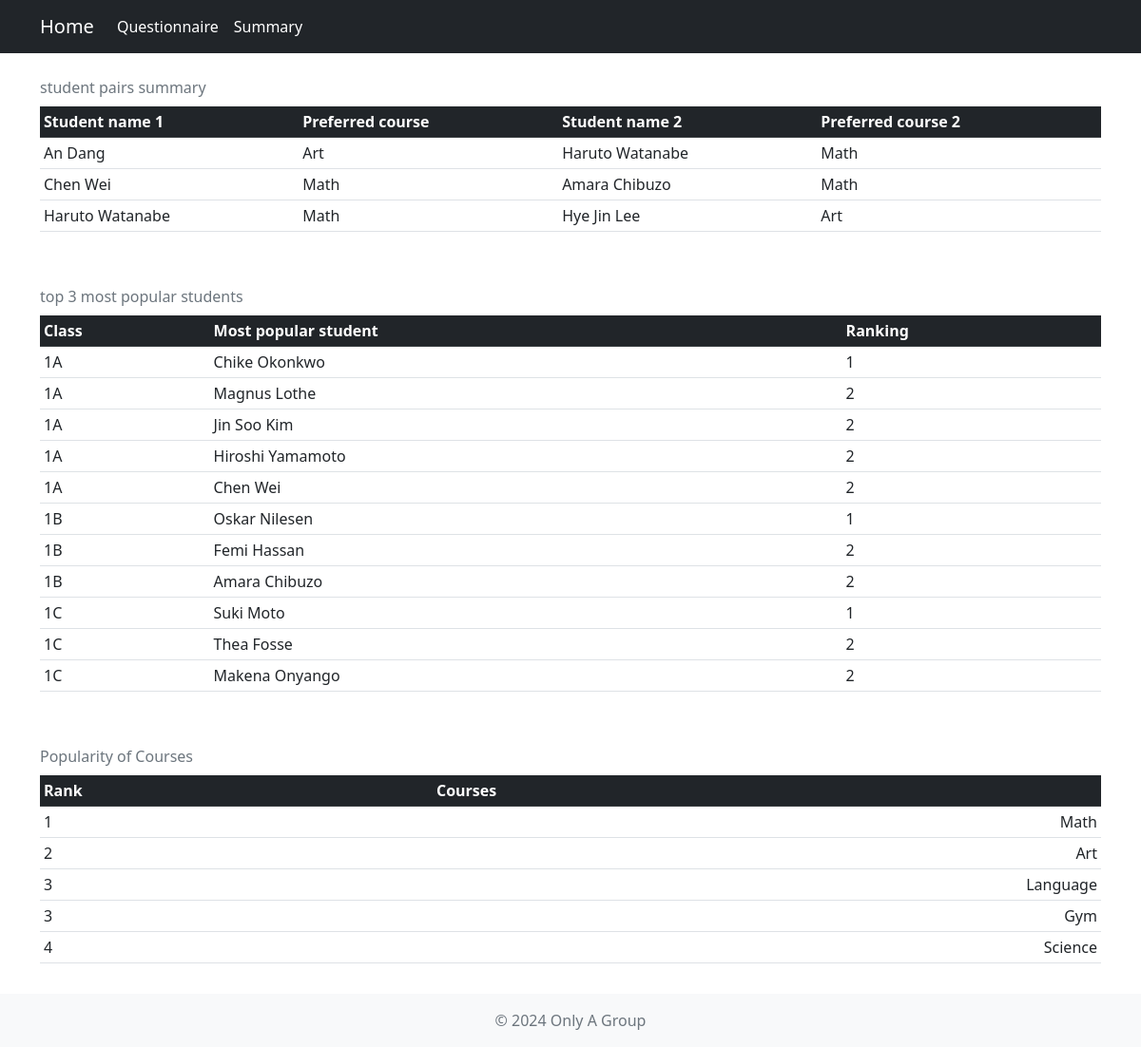
Page /summary on the committed database.
### tables this page shows
CREATE TABLE student
(
  student_name TEXT NOT NULL UNIQUE,
  student_id INTEGER NOT NULL PRIMARY KEY AUTOINCREMENT,
  class_id INTEGER NOT NULL,
  FOREIGN KEY (class_id) REFERENCES class(class_id)
);

CREATE TABLE course
(
  course_id INTEGER NOT NULL PRIMARY KEY AUTOINCREMENT,
  course_name TEXT NOT NULL UNIQUE
);

### app.py (the view)
@app.route('/summary')
def summary():
    cursor = get_db().cursor()
    cursor.execute(
        """
        SELECT s1.student_name, c1.course_name, s2.student_name AS preferred_student_name, c2.course_name AS preferred_student_preferred_course
        FROM (
            SELECT p1.student_id, p1.course_id, p2.student_id AS p2_student_id, p2.course_id AS p2_course_id
            FROM preference AS p1
            JOIN preference AS p2
            ON (p1.preferred_student_id_1=p2.student_id OR p1.preferred_student_id_2=p2.student_id OR p1.preferred_student_id_3=p2.student_id)
            AND (p1.student_id=p2.preferred_student_id_1 OR p1.student_id=p2.preferred_student_id_2 OR p1.student_id=p2.preferred_student_id_3)
            WHERE p1.student_id<p2.student_id
            ) AS a
        JOIN student s1 ON a.student_id=s1.student_id
        JOIN student s2 ON a.P2_student_id=s2.student_id
        JOIN course c1 ON a.course_id=c1.course_id
        JOIN course c2 ON a.p2_course_id=c2.course_id
         """
             )
    student_pairs=cursor.fetchall()
    cursor.execute(
        """
    SELECT class_name, student_name, ranking
    FROM(
        SELECT c.class_name, s.student_name, COUNT(*) AS counts, DENSE_RANK() OVER(PARTITION BY c.class_id ORDER BY COUNT(*) DESC) AS ranking
        FROM student s
        JOIN preference p ON p.preferred_student_id_1=s.student_id
        JOIN class c ON s.class_id=c.class_id
        GROUP BY class_name, student_name
        )
    WHERE ranking<=3

        """
    )
    popular_students=cursor.fetchall()
    cursor.execute(
        """
        SELECT DENSE_RANK() OVER (ORDER BY COUNT(*) DESC) AS rank, c.course_name
        FROM course c
        JOIN preference p ON c.course_id=p.course_id
        GROUP BY c.course_id, c.course_name
        ORDER BY COUNT(*) DESC
        """
    )
    popular_courses=cursor.fetchall()
    return render_template('summary.html', student_pairs=student_pairs, popular_students=popular_students, popular_courses=popular_courses)

### app.py (called while the page is built)
def get_db():
    if "db" not in g:
        g.db = sqlite3.connect(DATABASE)
        g.db.row_factory = sqlite3.Row  # Checks if database connection is open, if not opens new connection
        g.db.execute("PRAGMA foreign_keys=ON")
    return g.db

### templates/summary.html (shortened to what this page needs)
{% extends "template.html" %}
{% block main %}
<div class="container-lg my-3">
      <div class="table-responsive">
        <table class="table table-sm table-hover">
          <caption class="caption-top">student pairs summary</caption>
          <thead class="table-dark">
            <tr>
              <th scope="col">Student name 1</th>
              <th scope="col">Preferred course</th>
              <th scope="col">Student name 2</th>
              <th scope="col">Preferred course 2</th>
            </tr>
          </thead>
          <tbody>
            {% for row in student_pairs %}
            <tr>
              <td>{{ row['student_name'] }}</td>
              <td>{{ row['course_name']}}</td>
              <td>{{ row['preferred_student_name'] }}</td>
              <td>{{ row['preferred_student_preferred_course'] }}</td>
            </tr>
            {% endfor %}
          </tbody>
        </table>
      </div>
    </div>
    <div class="container-lg my-3">
      <div class="table-responsive">
        <table class="table table-sm table-hover">
          <caption class="caption-top">top 3 most popular students </caption>
          <thead class="table-dark">
            <tr>
              <th scope="col">Class</th>
              <th scope="col">Most popular student</th>
              <th scope="col">Ranking</th>
            </tr>
          </thead>
          <tbody>
            {% for row in popular_students %}
            <tr>
              <td>{{ row['class_name'] }}</td>
              <td >{{row['student_name'] }}</td>
              <td >{{row['ranking'] }}</td>
            </tr>
            {% endfor %}
          </tbody>
        </table>
      </div>
    </div>
    <div class="container-lg my-3">
      <div class="table-responsive">
        <table class="table table-sm table-hover">
          <caption class="caption-top">Popularity of Courses </caption>
          <thead class="table-dark">
            <tr>
              <th scope="col">Rank</th>
              <th scope="col">Courses</th>
            </tr>
          </thead>
          <tbody>
            {% for row in popular_courses %}
            <tr>
              <td>{{ row['rank'] }}</td>
              <td class="text-end">{{ row['course_name'] }}</td>
            </tr>
            {% endfor %}
          </tbody>
        </table>
      </div>
    </div>
{% endblock %}

### templates/template.html (shortened to what this page needs)
<!DOCTYPE html>
<html lang="en" class="h-100">
<head>
  <link href="https://cdn.jsdelivr.net/npm/bootstrap@5.2.3/dist/css/bootstrap.min.css" rel="stylesheet">
  <link rel="stylesheet" href="{{ url_for('static', filename='css/style.css') }}">
  <link rel="stylesheet" href="{{ url_for('static', filename='css/personal.css') }}">
</head>
<body class="d-flex flex-column h-100">
  <nav class="navbar navbar-expand-sm navbar-dark bg-dark">
    <div class="container-lg">
      <a class="navbar-brand" href="{{ url_for('home') }}">Home</a>
      <div class="collapse navbar-collapse" id="navbarNav">
        <ul class="navbar-nav">
          <li class="nav-item">
            <a class="nav-link text-white" href="{{ url_for('questionnaire') }}">Questionnaire</a>
          </li>
          <li class="nav-item">
            <a class="nav-link text-white" href="{{ url_for('summary') }}">Summary</a>
          </li>
        </ul>
      </div>
    </div>
  </nav>
  {% block main %}
  {% endblock %}
  <footer class="mt-auto py-3 bg-light">
    <div class="container-lg text-center text-muted">
      <span>&copy; 2024 Only A Group</span>
    </div>
  </footer>
</body>
</html>

### rows in the picture
student: student_name "An Dang", course_name "Art", preferred_student_name "Haruto Watanabe", preferred_student_preferred_course "Math"
student: student_name "Chen Wei", course_name "Math", preferred_student_name "Amara Chibuzo", preferred_student_preferred_course "Math"
student: student_name "Haruto Watanabe", course_name "Math", preferred_student_name "Hye Jin Lee", preferred_student_preferred_course "Art"
student: class_name "1A", student_name "Chike Okonkwo", ranking "1"
student: class_name "1A", student_name "Magnus Lothe", ranking "2"
student: class_name "1A", student_name "Jin Soo Kim", ranking "2"
student: class_name "1A", student_name "Hiroshi Yamamoto", ranking "2"
student: class_name "1B", student_name "Oskar Nilesen", ranking "1"
student: class_name "1B", student_name "Femi Hassan", ranking "2"
student: class_name "1B", student_name "Amara Chibuzo", ranking "2"
student: class_name "1C", student_name "Suki Moto", ranking "1"
student: class_name "1C", student_name "Thea Fosse", ranking "2"
student: class_name "1C", student_name "Makena Onyango", ranking "2"
course: rank "1", course_name "Math"
course: rank "2", course_name "Art"
course: rank "3", course_name "Language"
course: rank "3", course_name "Gym"
course: rank "4", course_name "Science"

### other values in the picture
{{ row['class_name'] }} "1A"
{{ row['student_name'] }} "Chen Wei"
{{ row['ranking'] }} "2"
